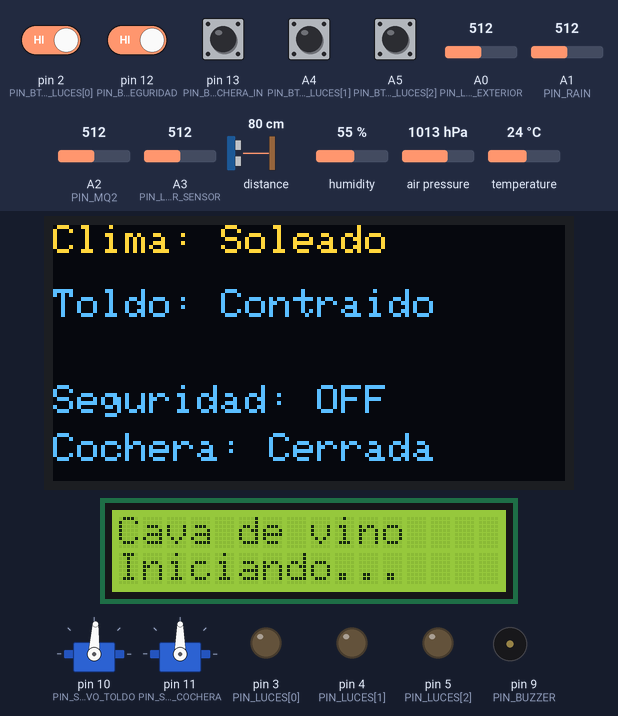
A sketch run on a simulated Arduino Uno, built with avr-gcc and run on an emulated ATmega328P. Parts: 128×64 one-colour display, 16×2 character LCD, 2 × servo, output pins drawn as LEDs (lit = HIGH), buzzer (waves = sounding). The inputs (shaded band) are chosen by the test bench; at power-on: A4 (PIN_BTN_LUCES[1]), A5 (PIN_BTN_LUCES[2]), pin 2 (PIN_BTN_LUCES[0]), pin 12 (PIN_BTN_SEGURIDAD), pin 13 (PIN_BTN_COCHERA_IN) HIGH, A3 (PIN_LASER_SENSOR) = 512, A1 (PIN_RAIN) = 512, A0 (PIN_LDR_EXTERIOR) = 512, A2 (PIN_MQ2) = 512, distance to the obstacle 80 cm, humidity 55 %, air pressure 1013 hPa, temperature 24 °C. The OLED is the two-colour kind (top 16 rows yellow); what the sketch prints to the serial monitor is not drawn.

Above: at 1.3 s.
1.4 s: pin 2 (PIN_BTN_LUCES[0]) driven LOW and pin 12 (PIN_BTN_SEGURIDAD) driven LOW
6.9 s: A3 (PIN_LASER_SENSOR) set to 318
9.8 s: A3 (PIN_LASER_SENSOR) set to 289
At 11.4 s:
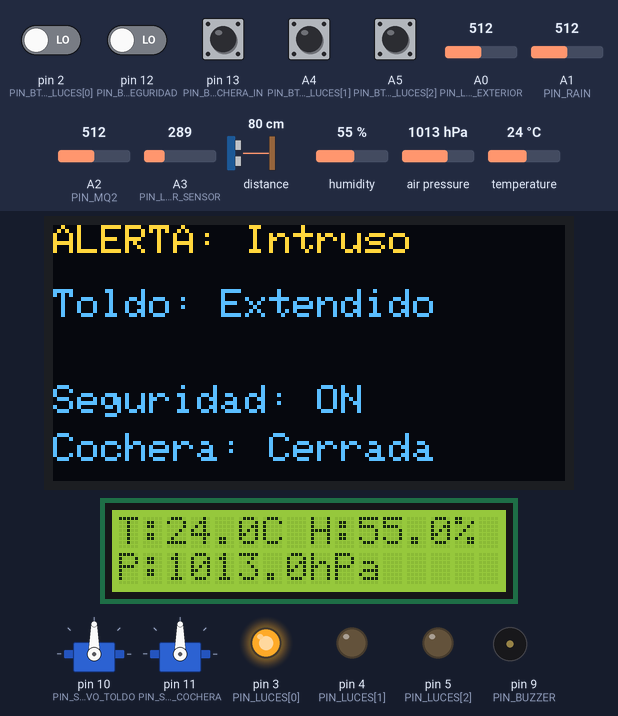
12.2 s: A1 (PIN_RAIN) set to 610
At 12.7 s:
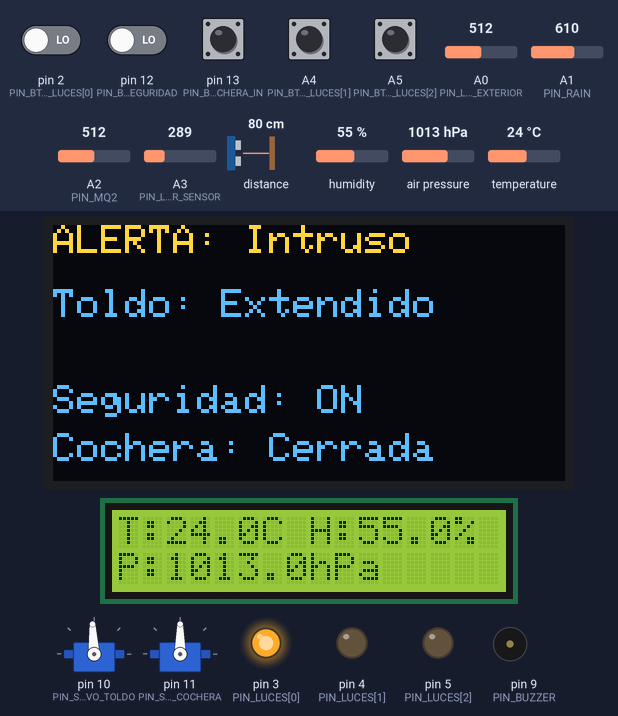
17.7 s: A4 (PIN_BTN_LUCES[1]) pulled LOW for 1 s
At 19.1 s:
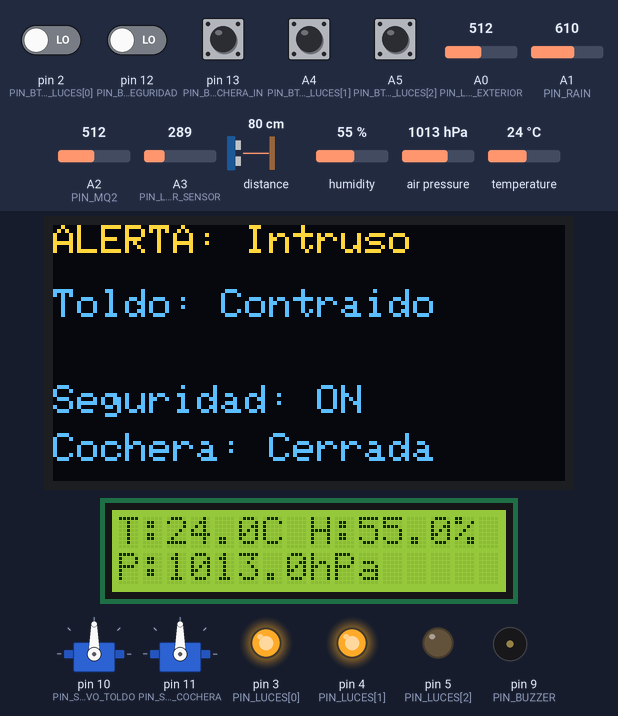
20.2 s: A0 (PIN_LDR_EXTERIOR) set to 810
At 20.34 s:
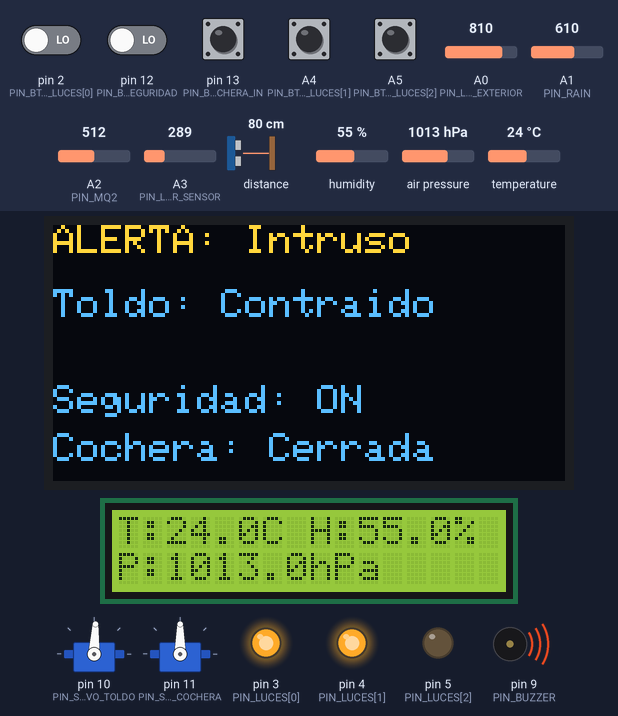
Timing chart, 0 to 26.7 s (numbered marks = the images above; inputs shaded):
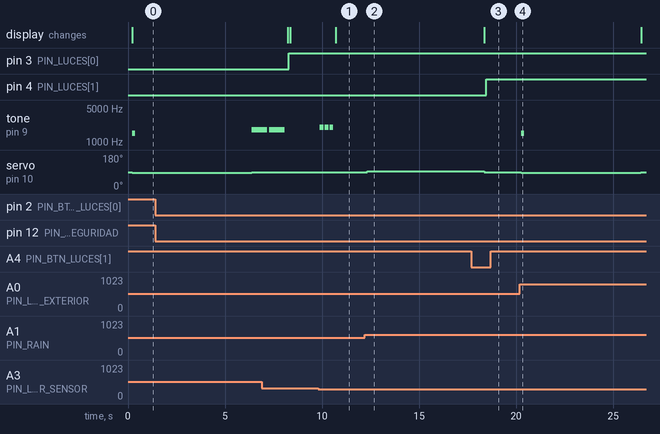

Measured:
- the behaviour switches between 300 and 299 on A3 (PIN_LASER_SENSOR) (found by bisection; images 0 and 1)
- after the input at 9.8 s, tone on pin 9 (PIN_BUZZER): alternates 2000 Hz for 0.20 s and silent for 0.05 s, 6 changes in all, then stays silent, starting after 0.09 s; the display: changes after 0.90 s (image 1)
- after the input at 12.2 s, servo on pin 10 (PIN_SERVO_TOLDO): 90° → 93° after 0.14 s
- after the input at 17.7 s, pin 4 (PIN_LUCES[1]): LOW → HIGH after 0.75 s
- after the input at 20.2 s, tone on pin 9 (PIN_BUZZER): silent → 1500 Hz after 0.07 s, → silent 0.15 s later; servo on pin 10 (PIN_SERVO_TOLDO): 90° → 87° after 0.07 s, → 90° 6.2 s later

The sketch:

Codigo_final.ino
```cpp
// Librerías
#include <Wire.h>               // Habilita el bus I2C (usado por BME280, OLED, VL53L0X, LCD I2C)
#include <Adafruit_Sensor.h>    // Librería base de sensores Adafruit
#include <Adafruit_BME280.h>    // Librería del sensor BME280
#include <Adafruit_GFX.h>       // Librería gráfica base
#include <Adafruit_SSD1306.h>   // Librería para la pantalla OLED
#include <Adafruit_VL53L0X.h>   // Librería para el sensor de distancia VL53L0X
#include <Servo.h>              // Librería para controlar servos
#include <LiquidCrystal_I2C.h>  // Librería para LCD por I2C (16x2)

// OLED (pantalla principal)
#define OLED_WIDTH 128          // Ancho de la OLED en pixeles
#define OLED_HEIGHT 64          // Alto de la OLED
#define OLED_ADDR 0x3C          // Dirección I2C típica de la OLED
Adafruit_SSD1306 oled(OLED_WIDTH, OLED_HEIGHT, &Wire); // Objeto OLED usando I2C

// LCD (pantalla de la cava en la cocina)
LiquidCrystal_I2C lcd(0x27, 16, 2); // LCD I2C en dirección 0x27, de 16 columnas x 2 filas

// Sensores
Adafruit_BME280 bme;             // Sensor BME280 (usado para la cava de vino)
Adafruit_VL53L0X vl53 = Adafruit_VL53L0X();  // Sensor de distancia VL53L0X (cochera)

// Pines analógicos para sensores
const int PIN_LDR_EXTERIOR = A0;    // LDR que mide luz exterior (para toldo)
const int PIN_RAIN         = A1;    // Sensor de lluvia
const int PIN_MQ2          = A2;    // Sensor de humo/gas MQ-2 (cocina)
const int PIN_LASER_SENSOR = A3;    // Fotoresistor/fotodiodo que recibe el láser KY-008

// Actuadores
const int PIN_BUZZER        = 9;    // Buzzer para beeps y alarmas
const int PIN_SERVO_TOLDO   = 10;   // Servo 360° del toldo (terraza)
const int PIN_SERVO_COCHERA = 11;   // Servo 360° puerta de cochera

Servo servoToldo;                   // Objeto servo para el toldo
Servo servoCochera;                 // Objeto servo para la cochera

// Luces: 6 habitaciones, cada pin controla 4 focos (24 focos en total)
const int NUM_HABITACIONES = 6;
const int PIN_LUCES[NUM_HABITACIONES] = {3, 4, 5};  // (Pueden ajustar los pines Mat)

const int PIN_BTN_LUCES[NUM_HABITACIONES] = {2, A4, A5};  // Pines de los 6 botones (uno por habitación) (cambiarlos si es necesario)

// Botones
const int PIN_BTN_SEGURIDAD  = 12;  // Botón para activar/desactivar modo seguridad
const int PIN_BTN_COCHERA_IN = 13;  // Botón interior para abrir/cerrar cochera

bool lucesEncendidas[NUM_HABITACIONES] = {false, false, false, false, false, false};

// Estado anterior de cada botón (para detectar el clic)
bool lastBtnLuces[NUM_HABITACIONES];

// Constantes de umbrales (creo que debemos ajustarlos en las pruebas)
const int LDR_UMBRAL_LUZ_ALTA   = 700;   // >700 = mucha luz (depende de tu LDR)
const int RAIN_UMBRAL_MOJADO    = 600;   // <600 = lluvia detectada (depende del sensor)
const int MQ2_UMBRAL_HUMO       = 400;   // >400 = hay mucho humo/gas (depende de tu MQ-2)
const int LASER_UMBRAL_CORTE    = 300;   // Valor que indica que se interrumpió el haz
const int DIST_UMBRAL_COCHE_MM  = 800;   // Distancia (mm) para detectar coche llegando

// Tiempo que la cochera queda abierta antes de cerrarse sola
const unsigned long COCHERA_OPEN_MS      = 15000; // 15 segundos (le puedo aumentar)
// Tiempos de movimiento de los servos (pues tammbién hay que ajustar estos)
const unsigned long SERVO_TOLDO_MS       = 2000;  // 2 segundos para extender/retraer
const unsigned long SERVO_COCHERA_MS     = 2500;  // 2.5 segundos para abrir/cerrar

// Configuración de servos 360° (velocidad muy lenta)
const int SERVO_STOP                = 90;  // Parado
const int SERVO_TOLDO_EXTENDER_LENTO = 87;  // Extender toldo muy lento
const int SERVO_TOLDO_RETRAER_LENTO  = 93;  // Retraer toldo muy lento
const int SERVO_COCHERA_ABRIR_LENTO  = 87;  // Abrir cochera muy lento
const int SERVO_COCHERA_CERRAR_LENTO = 93;  // Cerrar cochera muy lento

// Variables de estado
bool modoSeguridad     = false;    // ON/OFF del modo seguridad
bool toldoExtendido    = false;    // TRUE si el toldo está extendido
bool intrusoDetectado  = false;    // TRUE si se detectó intruso
bool humoDetectado     = false;    // TRUE si se detectó humo

bool cocheraAbierta    = false;    // TRUE si la cochera está abierta
unsigned long tInicioCochera = 0;  // Momento en que se abrió la cochera (para temporizador)

// Para detectar flancos (pulsaciones) de los botones
bool lastBtnSeguridad  = HIGH;     // Último estado leído del botón de seguridad
bool lastBtnCochera    = HIGH;     // Último estado del botón interior de la cochera

// Para actualizar LCD cada cierto tiempo
unsigned long lastLCDUpdate      = 0;
const unsigned long LCD_UPDATE_MS = 1000; // Actualizar cada 1 segundo (se puede subir el tiempo)

// funciones auxiliares
void actualizarOLED(bool hayLluvia, bool muchaLuz); // Dibuja texto en OLED según estado (si no hya nada, ambos FAlSE)

void actualizarLCDCava();                           // Muestra BME280 en la LCD


void beepCortoSuave();                              // Beep corto (poco molesto porque me harta)
void beepAlarmaIntruso();                           // Patrón de alarma intruso (este vaya que me va a hartar)
void beepAlarmaHumo();                              // Patrón de alarma humo (otro que me va a hartar pero que le hago)

void extenderToldo();                               // Mueve servo para extender toldo
void retraerToldo();                                // Mueve servo para retraer toldo

void abrirCochera();                                // Mueve servo para abrir cochera
void cerrarCochera();                               // Mueve servo para cerrar cochera

// El setup
void setup() {
  Serial.begin(115200);                // Inicia comunicación serie para depuración

  // Configuración de pines de botones (pull-up))
  pinMode(PIN_BTN_SEGURIDAD, INPUT_PULLUP);
  pinMode(PIN_BTN_COCHERA_IN, INPUT_PULLUP);

  for (int i = 0; i < NUM_HABITACIONES; i++) {
    pinMode(PIN_LUCES[i], OUTPUT);           // Pin de luces como salida
    digitalWrite(PIN_LUCES[i], LOW);         // Luces apagadas al inicio

    pinMode(PIN_BTN_LUCES[i], INPUT_PULLUP); // Botón con pull-up
    lastBtnLuces[i] = HIGH;                  // Al inicio no están presionados
  }

  // Buzzer como salida
  pinMode(PIN_BUZZER, OUTPUT);


  // Inicia bus I2C
  Wire.begin();

  // Inicializar la OLED
  if (!oled.begin(SSD1306_SWITCHCAPVCC, OLED_ADDR)) {
    Serial.println(F("ERROR: No se detecta la OLED")); //Aquí lloramos
  } else { //Yipi
    oled.clearDisplay();
    oled.setTextColor(SSD1306_WHITE);
    oled.setTextSize(1);
    oled.setCursor(0, 0);
    oled.println(F("Casa inteligente IoT"));
    oled.display();
  }

  // Inicializamos la LCD de la cava
  lcd.init();               // Inicializa LCD I2C
  lcd.backlight();          // Enciende la luz de fondo
  lcd.clear();              // Limpia pantalla
  lcd.setCursor(0, 0);      // Coloca cursor en columna 0, fila 0
  lcd.print("Cava de vino"); // Mensaje inicial
  lcd.setCursor(0, 1);      // Fila 1
  lcd.print("Iniciando...");

  // Inicializamos el BME280 de la cava
  bool bmeOk = bme.begin(0x76);       // Intenta dirección 0x76
  if (!bmeOk) bmeOk = bme.begin(0x77); // Si falla, prueba 0x77
  Serial.println(bmeOk ? F("BME280 OK") : F("BME280 NO detectado")); // F = lloramos pt 2

  // Inicializamos VL53L0X (cochera)
  bool vlOk = vl53.begin();          // Inicializa sensor de distancia
  Serial.println(vlOk ? F("VL53L0X OK") : F("VL53L0X NO detectado"));

  // Los servos
  servoToldo.attach(PIN_SERVO_TOLDO);     // Servo del toldo
  servoCochera.attach(PIN_SERVO_COCHERA); // Servo de cochera

  servoToldo.write(SERVO_STOP);   //  está detenido
  servoCochera.write(SERVO_STOP); //  está detenido

  // Pantalla inicial en OLED
  actualizarOLED(false, false);
}

// Loop gigante
void loop() {
  // lectura de botones (que detecta el flanco)
  bool btnSeguridad= (digitalRead(PIN_BTN_SEGURIDAD) == LOW);
  bool btnCochera  = (digitalRead(PIN_BTN_COCHERA_IN) == LOW);

  // Botón de luces: un click enciende, otro apaga
  for (int i = 0; i < NUM_HABITACIONES; i++) {
    bool btn = (digitalRead(PIN_BTN_LUCES[i]) == LOW); // TRUE si el botón i está presionado

    // Si AHORA está presionado y ANTES no lo estaba -> click
    if (btn && !lastBtnLuces[i]) {
      // Cambiar el estado de las luces de ESTA habitación
      lucesEncendidas[i] = !lucesEncendidas[i];   // toggle solo de la habitación i

      // Actualizar el pin de las luces de esa habitación
      digitalWrite(PIN_LUCES[i], lucesEncendidas[i] ? HIGH : LOW);
    }

    // Guardar el estado actual para la siguiente vuelta
    lastBtnLuces[i] = btn;
  }

  // Botón de seguridad: activa/desactiva modo seguridad
  if (btnSeguridad && !lastBtnSeguridad) {
    modoSeguridad = !modoSeguridad;      // Cambia de ON a OFF o viceversa
    intrusoDetectado = false;            // Se limpia bandera de intruso
  }
  lastBtnSeguridad = btnSeguridad;

  // Botón interior de cochera: abre o cierra manualmente
  if (btnCochera && !lastBtnCochera) {
    if (cocheraAbierta) {
      cerrarCochera();                   // Si ya está abierta, la cerramos :D
    } else {
      abrirCochera();                    // Si está cerrada, la abrimos :D simple
    }
  }
  lastBtnCochera = btnCochera;

  // Lectura de los sensores anlógicos
  int ldrValor   = analogRead(PIN_LDR_EXTERIOR); // Luz exterior
  int lluviaValor = analogRead(PIN_RAIN);        // Lluvia
  int mq2Valor   = analogRead(PIN_MQ2);          // Humo/gas
  int laserValor = analogRead(PIN_LASER_SENSOR); // El del láser

  // Flags lógicas basadas en umbrales
  bool hayLluvia = (lluviaValor < RAIN_UMBRAL_MOJADO);   // TRUE si hay agua
  bool muchaLuz  = (ldrValor   > LDR_UMBRAL_LUZ_ALTA);   // TRUE si hay mucha luz

  // Si la lectura cae por debajo del umbral, se interrumpió el láser
  bool hazInterrumpido = (laserValor < LASER_UMBRAL_CORTE);

  // Sensor de distancia de coche (cochera)
  int distMm = -1;                                   // Valor por defecto sin lectura (muy irreal para decir que aun no hay lecturas)
  VL53L0X_RangingMeasurementData_t medida;           // Estructura para la medida
  vl53.rangingTest(&medida, false);                  // Lee distancia
  if (medida.RangeStatus != 4) {                     // 4 = fuera de rango
    distMm = (int)medida.RangeMilliMeter;            // Guardar distancia válida
  }

  bool cocheCerca = (distMm > 0 && distMm < DIST_UMBRAL_COCHE_MM); // TRUE si hay coche

  // Clima y Toldo
  // Lógica: si hay lluvia O mucha luz -> toldo extendido, si no -> retraído
  bool debeExtenderToldo = hayLluvia || muchaLuz;

  // Cambios de estado del toldo
  if (debeExtenderToldo && !toldoExtendido) {
    extenderToldo();          // Extiende el toldo
    toldoExtendido = true;    // Actualiza estado
  } else if (!debeExtenderToldo && toldoExtendido) {
    retraerToldo();           // Contrae el toldo
    toldoExtendido = false;   // Actualiza estado
  }

  // Seguridad y movimeinto (láser)
  if (modoSeguridad && hazInterrumpido && !intrusoDetectado) {
    intrusoDetectado = true;     // Marca que hubo intruso
    beepAlarmaIntruso();         // Patrón de alarma
  }

  // Si se desactiva la seguridad, dejamos de considerar intruso
  if (!modoSeguridad) {
    intrusoDetectado = false;
  }

  //  Cochera automática por distancia
  // Solo abre si NO está el modo seguridad y se detecta coche
  if (!modoSeguridad && cocheCerca && !cocheraAbierta) {
    abrirCochera();               // Abre cochera
  }

  // Si la cochera está abierta, revisa si ya se cumplió el tiempo para cerrarla
  if (cocheraAbierta && (millis() - tInicioCochera >= COCHERA_OPEN_MS)) {
    cerrarCochera();              // Cierra cochera automáticamente
  }

  // Humito de la cocina
  bool humoAlto = (mq2Valor > MQ2_UMBRAL_HUMO); // TRUE si MQ2 pasó el umbral

  // Si antes no había humo y ahora sí -> dispara alarma una vez (va a sonar horrible)
  if (humoAlto && !humoDetectado) {
    humoDetectado = true;         // Marca que hay humo
    beepAlarmaHumo();             // Alarma de humo
  }
  // Si baja del umbral, se limpia la marca
  if (!humoAlto) {
    humoDetectado = false;
  }

  // Actualizar la OLED
  actualizarOLED(hayLluvia, muchaLuz);

  //  Actualizar LCD de la cava (BME280) cada cierto tiempo (1 seg )
  if (millis() - lastLCDUpdate >= LCD_UPDATE_MS) {
    lastLCDUpdate = millis();     // Actualiza marca de tiempo
    actualizarLCDCava();          // Muestra T/H/P en LCD
  }

  // Pequeña pausa opcional (no muy grande para no hacer el sistema lento)
  delay(50);
}

// Funciones auxiliares

// Beep corto, frecuencia media y duración corta (menos molesto para el toldo, yipi)
void beepCortoSuave() {
  tone(PIN_BUZZER, 1500, 150); // Suena a 1500 Hz durante 150 ms
  delay(160);                  // Espera un poquito más que el beep
}

// Patrón de alarma para intruso (rápido, que lata)
void beepAlarmaIntruso() {
  for (int i = 0; i < 3; i++) {     // Repite 3 veces
    tone(PIN_BUZZER, 2000, 200);   // Tono de 2000 Hz por 200 ms
    delay(250);                    // Pequeña pausa
  }
}

// Patrón de alarma para humo (más largo y repetitivo, más lata)
void beepAlarmaHumo() {
  for (int i = 0; i < 2; i++) {       // Repite 2 veces
    tone(PIN_BUZZER, 1800, 800);     // Tono largo (800 ms)
    delay(900);                      // Pausa entre tonos
  }
}

// Extiende el toldo: servo en sentido horario + beep corto
void extenderToldo() {
  servoToldo.write(SERVO_TOLDO_EXTENDER_LENTO); // gira muuuy lento -> sentido horario (ajusta si el servo es al revés)
  beepCortoSuave();                  // Beep al moverse
  delay(SERVO_TOLDO_MS * 3);             // Tiempo para que llegue a posición extendida (ni idea, hay que hacer prueba y error) * 3 ya que necesita más
  servoToldo.write(SERVO_STOP);              // Detener el servo
}

// Retrae el toldo: servo en sentido antihorario
void retraerToldo() {
  servoToldo.write(SERVO_TOLDO_RETRAER_LENTO);    // sentido antihorario
  delay(SERVO_TOLDO_MS * 3);             // Tiempo para retraer
  servoToldo.write(SERVO_STOP);              // Detener
}

// Abre la cochera: mover servo y marcar tiempo de apertura
void abrirCochera() {
  servoCochera.write(SERVO_COCHERA_ABRIR_LENTO);  // Gira para abrir
  delay(SERVO_COCHERA_MS * 3);           // Tiempo estimado para abrir
  servoCochera.write(SERVO_STOP);            // Detener
  cocheraAbierta   = true;           // Marca como abierta
  tInicioCochera   = millis();       // Guarda el tiempo para el temporizador
}

// Cierra la cochera
void cerrarCochera() {
  servoCochera.write(SERVO_COCHERA_CERRAR_LENTO);  // Gira para cerrar
  delay(SERVO_COCHERA_MS * 3);           // Tiempo para cerrar
  servoCochera.write(SERVO_STOP);            // Detener
  cocheraAbierta   = false;          // Marca como cerrada
}

// Actualiza OLED según clima y alertas
void actualizarOLED(bool hayLluvia, bool muchaLuz) {
  oled.clearDisplay();               // Limpia la pantalla
  oled.setTextSize(1);               // Tamaño de texto pequeño
  oled.setCursor(0, 0);              // Inicio de la pantalla

  // Prioridad 1: intruso
  if (intrusoDetectado) {
    oled.println(F("ALERTA: Intruso"));
  }
  // Prioridad 2: humo en cocina
  else if (humoDetectado) {
    oled.println(F("ALERTA: Humo en cocina"));
  }
  // Si no hay alertas, mostramos clima
  else {
    if (hayLluvia) {
      oled.println(F("Clima: Lluvia"));
    } else {
      oled.println(F("Clima: Soleado"));
    }
  }

  // Segunda línea: estado del toldo
  oled.setCursor(0, 16);
  oled.print(F("Toldo: "));
  oled.println(toldoExtendido ? F("Extendido") : F("Contraido"));

  // Cuarta línea: modo seguridad
  oled.setCursor(0, 40);
  oled.print(F("Seguridad: "));
  oled.println(modoSeguridad ? F("ON") : F("OFF"));

  // Quinta línea: cochera
  oled.setCursor(0, 52);
  oled.print(F("Cochera: "));
  oled.println(cocheraAbierta ? F("Abierta") : F("Cerrada"));

  oled.display();                    // Actualiza la pantalla OLED
}

// Muestra en la LCD los datos de la cava (BME280)
void actualizarLCDCava() {
  float tempC = bme.readTemperature();     // Temperatura en °C
  float hum   = bme.readHumidity();        // Humedad relativa %
  float pres  = bme.readPressure() / 100.0; // Presión en hPa

  lcd.clear();                             // Limpia pantalla
  lcd.setCursor(0, 0);                     // Fila 0
  lcd.print("T:");
  if (!isnan(tempC)) {
    lcd.print(tempC, 1);                   // Temperatura con 1 decimal
    lcd.print("C ");
  } else {
    lcd.print("--.-C ");
  }

  lcd.print("H:");
  if (!isnan(hum)) {
    lcd.print(hum, 1);                     // Humedad con 1 decimal
    lcd.print("%");
  } else {
    lcd.print("--%");
  }

  lcd.setCursor(0, 1);                     // Fila 1
  lcd.print("P:");
  if (!isnan(pres)) {
    lcd.print(pres, 1);                    // Presión con 1 decimal
    lcd.print("hPa");
  } else {
    lcd.print("----hPa");
  }
}
```
